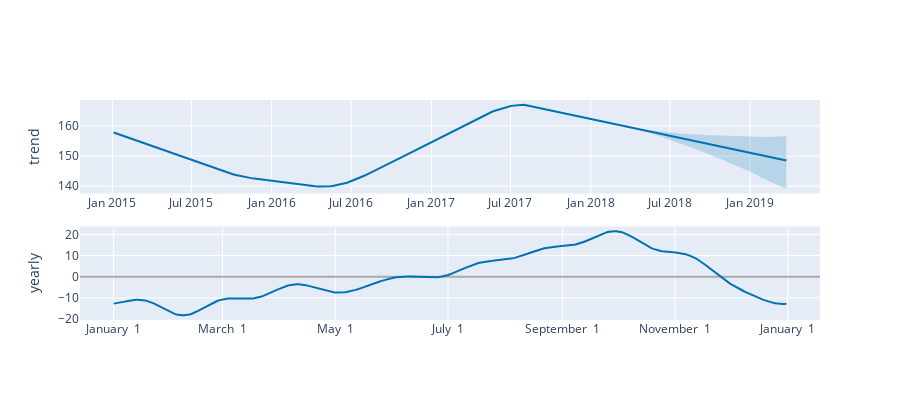

Notebook source saved alongside this figure:
### Code cell
plot_components_plotly(m, forecast)

### Figure 1 — Plotly figure (JSON) as saved in the notebook; plotly's stock layout.template omitted (floating-point values rounded to 4 significant figures; data arrays with more than 128 entries replaced by an {"elided": "..."} marker saying what was removed)
{"data": [{"line": {"color": "#0072B2", "width": 2}, "mode": "lines", "name": "trend", "type": "scatter", "x": {"elided": "534 str values"}, "xaxis": "x", "y": {"elided": "534 float values"}, "yaxis": "y"}, {"line": {"color": "rgba(0, 114, 178, 0.2)", "width": 0}, "mode": "lines", "name": "trend_upper", "type": "scatter", "x": {"elided": "534 str values"}, "xaxis": "x", "y": {"elided": "534 float values"}, "yaxis": "y"}, {"fill": "tonexty", "fillcolor": "rgba(0, 114, 178, 0.2)", "line": {"color": "rgba(0, 114, 178, 0.2)", "width": 0}, "mode": "lines", "name": "trend_lower", "type": "scatter", "x": {"elided": "534 str values"}, "xaxis": "x", "y": {"elided": "534 float values"}, "yaxis": "y"}, {"line": {"color": "#0072B2", "width": 2}, "mode": "lines", "name": "yearly", "type": "scatter", "x": {"elided": "365 str values"}, "xaxis": "x2", "y": {"elided": "365 float values"}, "yaxis": "y2"}], "layout": {"height": 400, "showlegend": false, "width": 900, "xaxis": {"anchor": "y", "domain": [0, 1], "range": ["2014-10-18T22:48:00", "2019-06-10T01:12:00"], "type": "date"}, "xaxis2": {"anchor": "y2", "domain": [0, 1], "range": ["2016-12-13T18:54:02.958904115", "2018-01-18T11:04:57.863013581"], "tickformat": "%B %e", "type": "date"}, "yaxis": {"anchor": "x", "domain": [0.575, 1], "rangemode": "normal", "title": {"text": "trend"}, "zerolinecolor": "#AAA"}, "yaxis2": {"anchor": "x2", "domain": [0, 0.425], "title": {"text": "yearly"}, "zerolinecolor": "#AAA"}}}
